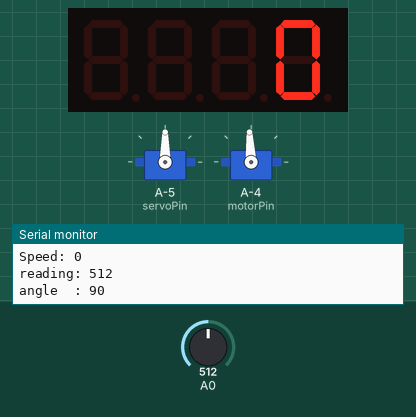
Simulated run of this sketch. Board: ATtiny85, built with avr-gcc and run on an emulated ATtiny85. Parts: 2 × servo, 4-digit seven-segment display, the last lines printed to the serial monitor. Inputs (shaded band) come from the test bench; at power-on: A0 = 512.

Above: at 1.2 s.
1.3 s: A0 set to 494
At 2.5 s:
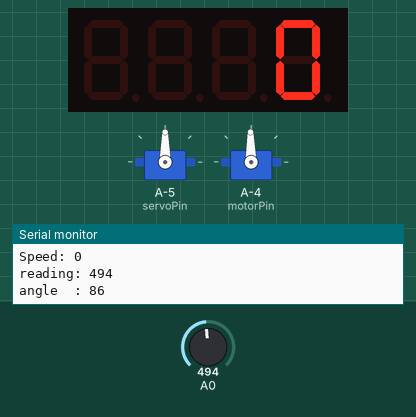
2.8 s: A0 set to 467
At 3.8 s:
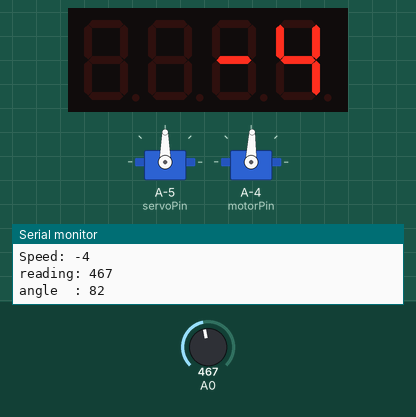
4.3 s: A0 set to 306
At 4.9 s:
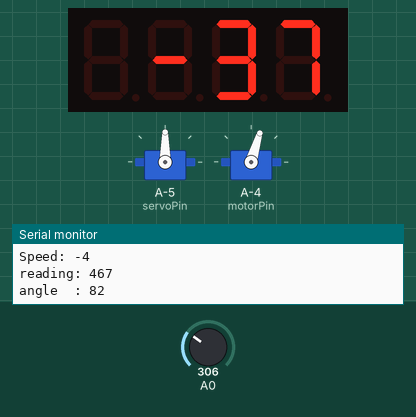
5.8 s: A0 set to 122
At 6.1 s:
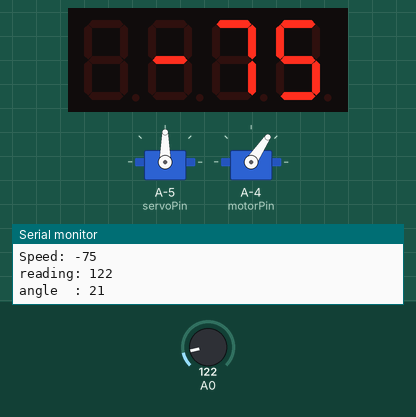
7.3 s: A0 set to 716
At 8.4 s:
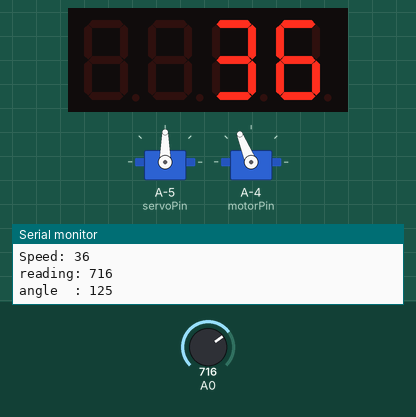
8.8 s: A0 set to 900
At 9.6 s:
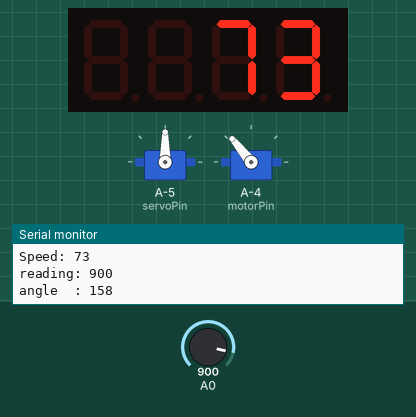
Timing chart, 0 to 11.3 s (numbered marks = the images above; inputs shaded):
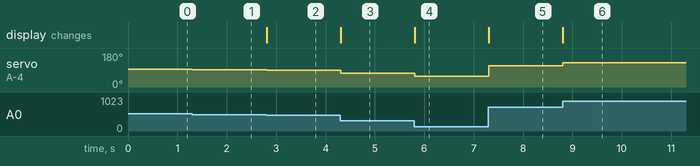

The sketch:

MotorWithLCD.ino
```cpp
// Started from Adafruit "Servo" example.
// Changed a bit.

#include <Servo.h>
#include <Wire.h> // Enable this line if using Arduino Uno, Mega, etc.
#include <Adafruit_GFX.h>
#include "Adafruit_LEDBackpack.h"

Adafruit_7segment matrix = Adafruit_7segment();

Servo servo;
Servo motor;

int servoPin = 9;
int motorPin = 10;
int potPin   = 0;
int speed    = 0;  // 0 - 100 percent, either direction
int dir      = 0;  // 1 = reverse, 0 = forward
bool enabled = false;  // no signal out until pot goes to center (stopped)

// for updating the serial monitor every second during dev.
unsigned long previousMillis = 0;
const long updateInterval = 1000;

void setup()
{
  #ifndef __AVR_ATtiny85__
  Serial.begin(9600);
  Serial.println("7 Segment Backpack Test");
  #endif

  servo.attach(servoPin);
  motor.attach(motorPin);

  matrix.begin(0x70);
  matrix.print(4611);
  matrix.writeDisplay();

  Serial.begin(9600);

  Serial.println("Center the speed knob to begin...");
}

void loop()
{
  unsigned long currentMillis = millis();

  int reading = analogRead(potPin);           // analogRead returns 0 to 1023

  do{
    reading = analogRead(potPin);
    if( reading == 512 ){
      enabled = true;
    }
  } while (enabled == false);

  int ms = map(reading, 0, 1023, 1000, 2000); // map analogRead to a range of 1000 to 2000 microseconds
  int angle = map(reading, 0, 1023, 0, 180);  // ...and to angles, for a servo, for testing.
  //servo.write(angle);                         // rotate servo
  motor.writeMicroseconds(ms);                // spin motor

  if( ms >= 1475 && ms <= 1525 )              // center, per Spark Max manual
  {
    speed = 0;
  }
  if( ms < 1475 )                             // reverse, per Spark Max manual
  {
    speed = 0 - map( ms, 1000, 1475, 99, 0 ); // map ms to percentage
    dir = 1;
  }

  if( ms > 1525 )                             // forward, per Spark Max manual
  {
    speed = map(ms, 1525, 2000, 0, 99 );      // map ms to percentage
    dir = 0;
  }

  matrix.print(speed);
  matrix.writeDisplay();

  if( currentMillis - previousMillis >= updateInterval)
  {
    Serial.print("\n\nDirection: ");
    if( dir ){
      Serial.println("Forward");
    } else {
      Serial.println("Reverse");
    }

    Serial.print("ms   : ");
    Serial.println(String(ms));
    Serial.print("Speed: ");
    Serial.println(String(speed));

    Serial.print("reading: ");
    Serial.println(String(reading));
    Serial.print("angle  : ");
    Serial.println(String(angle));

    previousMillis = currentMillis;
  }
}
```

Measured:
- the behaviour switches between 486 and 485 on A0 (found by bisection; images 1 and 2)
- after the input at 1.3 s, servo on A-4 (motorPin): 93° → 91° at once
- after the input at 2.8 s, servo on A-4 (motorPin): 91° → 88° at once; the display: changes at once (image 2)
- after the input at 4.3 s, servo on A-4 (motorPin): 88° → 73° at once; the display: changes at once (image 3)
- after the input at 5.8 s, servo on A-4 (motorPin): 73° → 56° at once; the display: changes at once (image 4)
- after the input at 7.3 s, servo on A-4 (motorPin): 56° → 112° at once; the display: changes at once (image 5)
- after the input at 8.8 s, servo on A-4 (motorPin): 112° → 129° at once; the display: changes at once (image 6)
